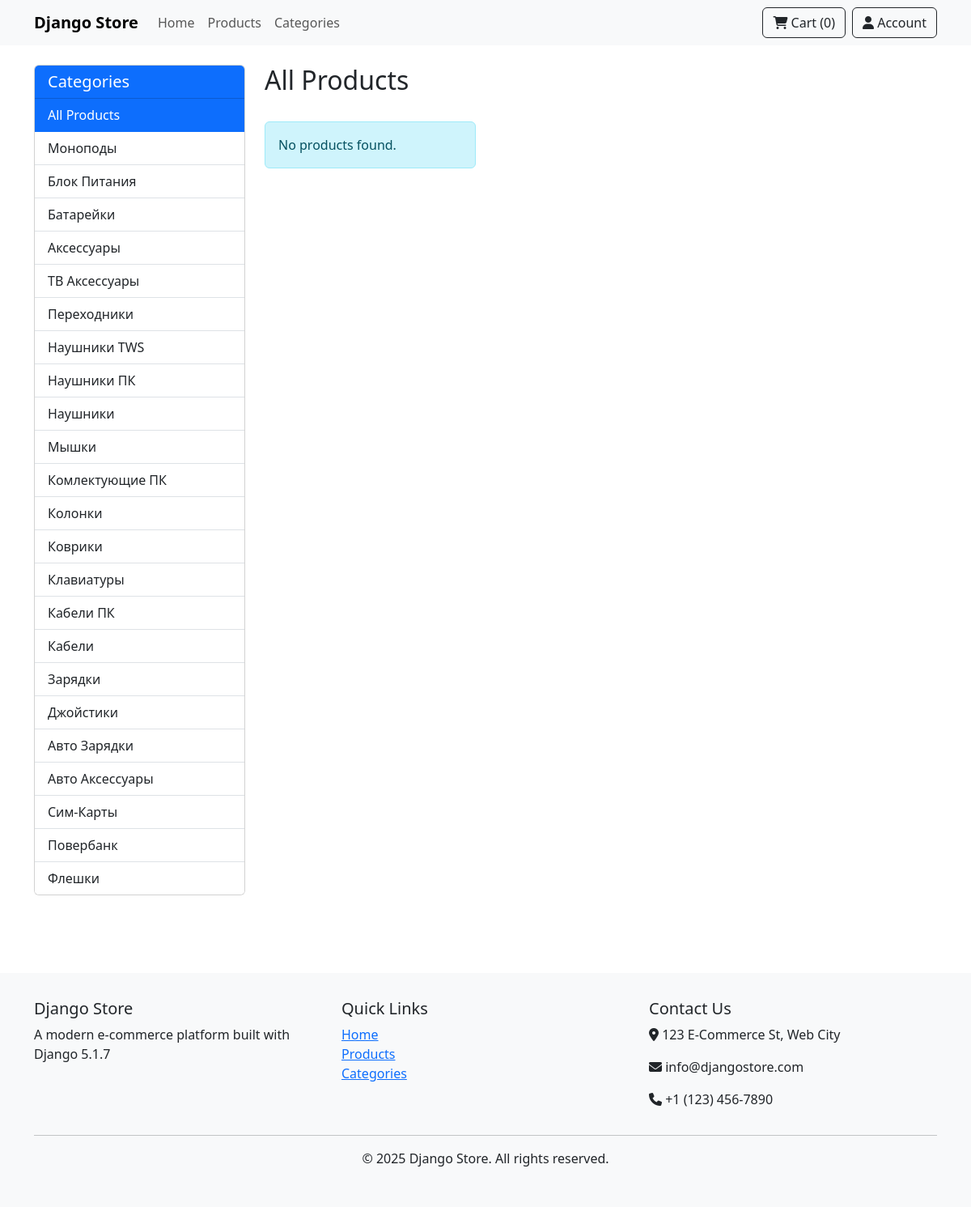
/products/, run on an earlier commit of the app's database.
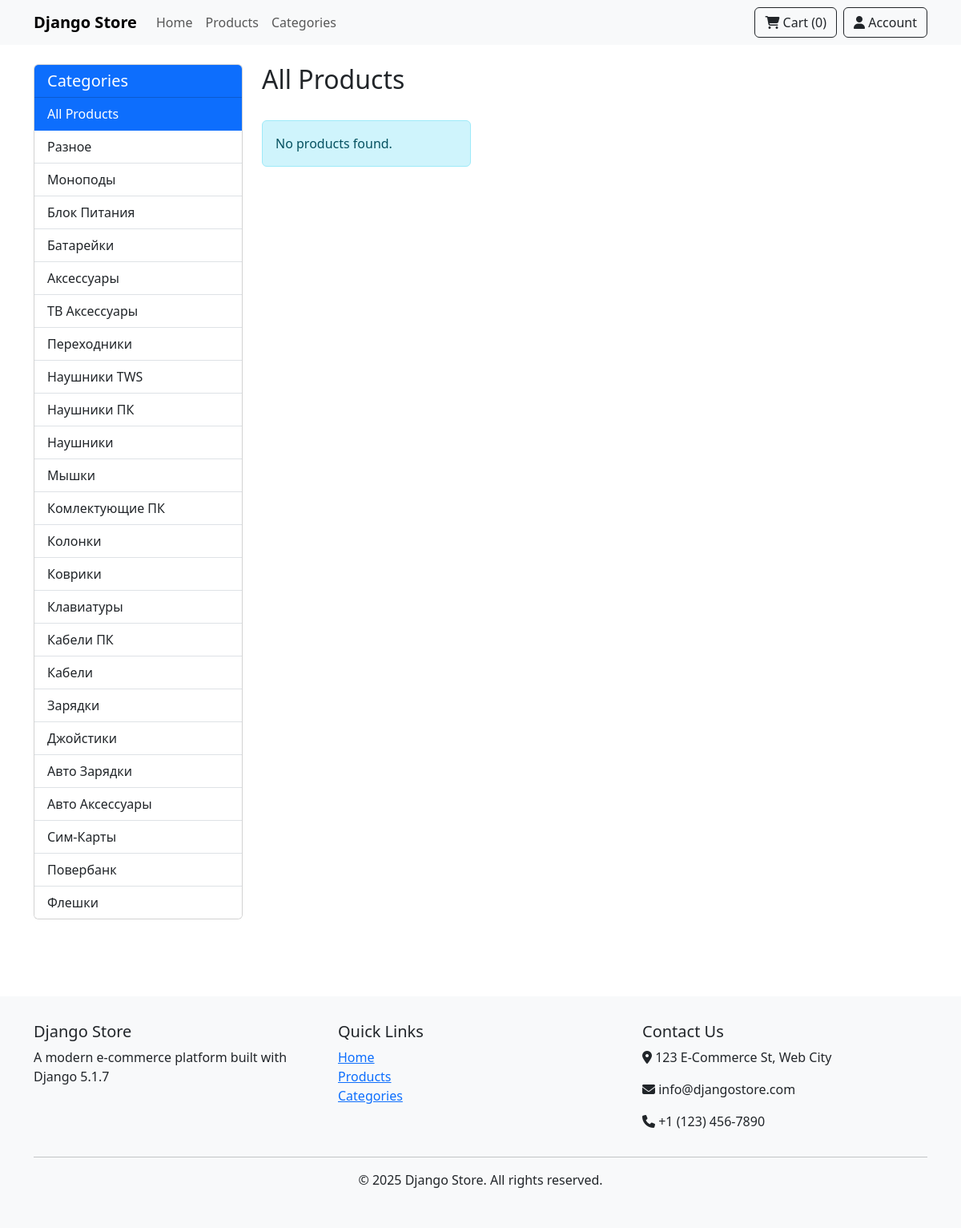
And on a later commit of the database.
### store/models.py (models this page shows, shortened)
class BaseModel(models.Model):
    id = models.UUIDField(primary_key=True, default=uuid.uuid4, editable=False)
    created_at = models.DateTimeField(auto_now_add=True, db_index=True)
    modified_at = models.DateTimeField(auto_now=True)
    class Meta:
        abstract = True
        ordering = ['-created_at']

class Category(BaseModel):
    name = models.CharField(max_length=255, unique=True)
    name_2 = models.CharField(max_length=255, blank=True, null=True)
    category_article = models.CharField(max_length=50, blank=True, null=True, help_text="Category article/reference code", db_index=True)
    slug = models.SlugField(max_length=255, unique=True, blank=True)
    description = models.TextField(blank=True, null=True)
    parent = models.ForeignKey('self', null=True, blank=True, on_delete=models.SET_NULL, related_name='children', db_index=True)
    image = models.ForeignKey(Image, null=True, blank=True, on_delete=models.SET_NULL, related_name='category_images')
    class Meta(BaseModel.Meta):
        verbose_name_plural = "Categories"
        indexes = [models.Index(fields=['slug']), models.Index(fields=['category_article'])]

### store/views.py (the view)
# urls.py: path('products/', views.ProductListView.as_view(), name='product_list'),
class ProductListView(ListView):
    model = Product
    template_name = 'store/product_list.html'
    context_object_name = 'products'
    paginate_by = 12
    def get_queryset(self):
        queryset = Product.objects.filter(is_active=True)
        category_slug = self.kwargs.get('category_slug')
        if category_slug:
            category = get_object_or_404(Category, slug=category_slug)
            queryset = queryset.filter(category=category)
        tag_slug = self.kwargs.get('tag_slug')
        if tag_slug:
            tag = get_object_or_404(Tag, slug=tag_slug)
            queryset = queryset.filter(tags=tag)
        return queryset
    def get_context_data(self, **kwargs):
        context = super().get_context_data(**kwargs)
        category_slug = self.kwargs.get('category_slug')
        if category_slug:
            category = get_object_or_404(Category, slug=category_slug)
            context['category'] = category
            context['page_title'] = f'Products in {category.name}'
        else:
            context['page_title'] = 'All Products'
        tag_slug = self.kwargs.get('tag_slug')
        if tag_slug:
            tag = get_object_or_404(Tag, slug=tag_slug)
            context['tag'] = tag
            context['page_title'] = f'Products tagged with {tag.name}'
        context['categories'] = Category.objects.all()
        return context

### store/templates/store/product_list.html (shortened to what this page needs)
{% extends 'store/base.html' %}
{% block content %}
<div class="row">
    <div class="col-md-3 mb-4">
        <div class="card">
            <div class="card-header bg-primary text-white">
                <h5 class="mb-0">Categories</h5>
            </div>
            <div class="list-group list-group-flush">
                <a href="{% url 'store:product_list' %}" class="list-group-item list-group-item-action {% if not category %}active{% endif %}">
                    All Products
                </a>
                {% for cat in categories %}
                <a href="{% url 'store:category_products' cat.slug %}"
                   class="list-group-item list-group-item-action {% if category.id == cat.id %}active{% endif %}">
                    {{ cat.name }}
                </a>
                {% endfor %}
            </div>
        </div>
    </div>
    <div class="col-md-9">
        <div class="d-flex justify-content-between align-items-center mb-4">
            <h2>
                {% if category %}
                Products in {{ category.name }}
                {% elif tag %}
                Products tagged with "{{ tag.name }}"
                {% else %}
                All Products
                {% endif %}
            </h2>
        </div>
        <div class="row row-cols-1 row-cols-md-3 g-4">
            {% for product in products %}
            <div class="col">
                <div class="card h-100 product-card">
                    {% if product.main_image %}
                    <img src="{{ product.main_image.file_path.url }}" class="card-img-top" alt="{{ product.name }}">
                    {% else %}
                    <div class="card-img-top bg-light text-center py-5">
                        <i class="fas fa-image fa-3x text-secondary"></i>
                    </div>
                    {% endif %}
                    <div class="card-body">
                        <h5 class="card-title">{{ product.name }}</h5>
                        <p class="card-text">{{ product.short_description|default:product.description|truncatechars:80 }}</p>
                        <p class="fw-bold">{{ product.current_price_display }}</p>
                    </div>
                    <div class="card-footer bg-white border-top-0">
                        <a href="{% url 'store:product_detail' product.slug %}" class="btn btn-primary w-100">View Details</a>
                    </div>
                </div>
            </div>
            {% empty %}
            <div class="col-12">
                <div class="alert alert-info">
                    No products found.
                </div>
            </div>
            {% endfor %}
        </div>
    </div>
</div>
{% endblock %}

What changed in the data, as far as the page shows it:
added Category: name "Разное"
